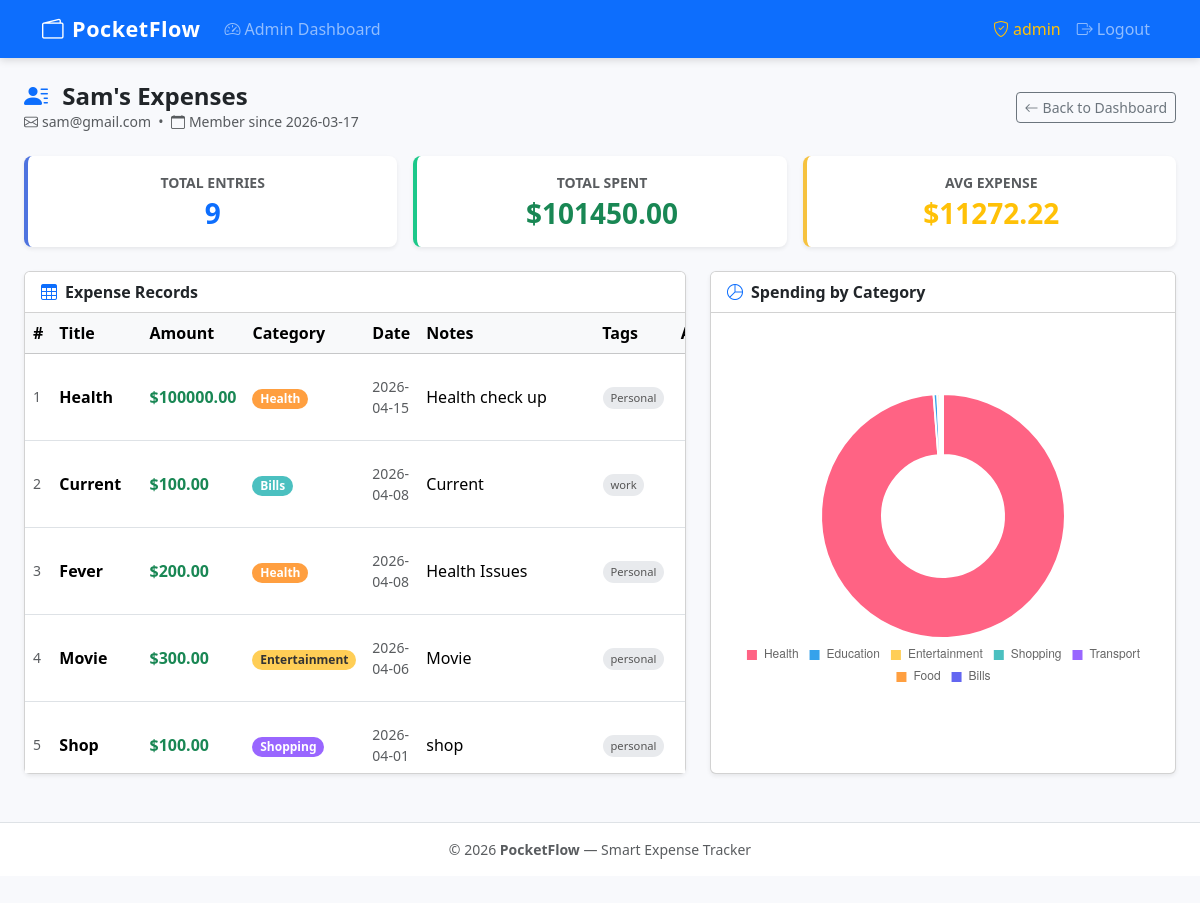
The app's page /admin/user/4 (signed in) with its own data.
### tables this page shows
CREATE TABLE users (
            id            INTEGER PRIMARY KEY AUTOINCREMENT,
            username      TEXT    NOT NULL UNIQUE,
            email         TEXT    NOT NULL UNIQUE,
            password_hash TEXT    NOT NULL,
            is_admin      INTEGER NOT NULL DEFAULT 0,
            created_at    TEXT    NOT NULL DEFAULT (datetime('now'))
        , avatar TEXT NOT NULL DEFAULT '', remember_token TEXT NOT NULL DEFAULT '', remember_token_expiry INTEGER NOT NULL DEFAULT 0);

CREATE TABLE expenses (
            id         INTEGER PRIMARY KEY AUTOINCREMENT,
            user_id    INTEGER NOT NULL,
            title      TEXT    NOT NULL,
            amount     REAL    NOT NULL,
            date       TEXT    NOT NULL,
            category   TEXT    NOT NULL,
            notes      TEXT    NOT NULL DEFAULT '',
            tags       TEXT    NOT NULL DEFAULT '',
            created_at TEXT    NOT NULL DEFAULT (datetime('now')),
            updated_at TEXT    NOT NULL DEFAULT (datetime('now')),
            FOREIGN KEY (user_id) REFERENCES users(id) ON DELETE CASCADE
        );

### app.py (the view)
@app.route('/admin/user/<int:user_id>')
@admin_required
def admin_user_expenses(user_id):
    conn = get_db()
    user = conn.execute(
        'SELECT * FROM users WHERE id = ? AND is_admin = 0', [user_id]
    ).fetchone()
    if not user:
        conn.close()
        flash('User not found.', 'danger')
        return redirect(url_for('admin_dashboard'))
    expenses = conn.execute(
        'SELECT * FROM expenses WHERE user_id = ? ORDER BY date DESC, created_at DESC', [user_id]
    ).fetchall()
    total = conn.execute(
        'SELECT COALESCE(SUM(amount), 0) FROM expenses WHERE user_id = ?', [user_id]
    ).fetchone()[0]
    cat_rows = conn.execute(
        'SELECT category, SUM(amount) AS total FROM expenses WHERE user_id = ? '
        'GROUP BY category ORDER BY total DESC', [user_id]
    ).fetchall()
    conn.close()
    return render_template('admin/user_expenses.html',
        user=user,
        expenses=expenses,
        total=total,
        categories=CATEGORIES,
        cat_labels=[r['category'] for r in cat_rows],
        cat_values=[r['total'] for r in cat_rows],
    )

### app.py (called while the page is built, shortened)
def get_db():
    conn = sqlite3.connect(DATABASE)
    conn.row_factory = sqlite3.Row
    conn.execute('PRAGMA foreign_keys = ON')
    return conn

def admin_required(f):
    @wraps(f)
    def decorated(*args, **kwargs):
        if 'user_id' not in session:
            flash('Please log in to continue.', 'warning')
            return redirect(url_for('login'))
        if not session.get('is_admin'):
            flash('Admin access required.', 'danger')
            return redirect(url_for('dashboard'))
        return f(*args, **kwargs)
    return decorated

@app.before_request
def load_user_from_remember_token():
    if 'user_id' in session:
        return

### templates/admin/user_expenses.html (shortened to what this page needs)
{% extends 'base.html' %}
{% block content %}
<div class="container-fluid px-4">
  <div class="page-header mt-2">
    <div>
      <h2>
        <i class="bi bi-person-lines-fill me-2 text-primary"></i>
        {{ user.username }}'s Expenses
      </h2>
      <p class="text-muted mb-0 small">
        <i class="bi bi-envelope me-1"></i>{{ user.email }}
        &nbsp;&bull;&nbsp;
        <i class="bi bi-calendar me-1"></i>Member since {{ user.created_at[:10] }}
      </p>
    </div>
    <a href="{{ url_for('admin_dashboard') }}" class="btn btn-outline-secondary btn-sm">
      <i class="bi bi-arrow-left me-1"></i>Back to Dashboard
    </a>
  </div>
  <div class="row g-3 mb-4">
    <div class="col-sm-4">
      <div class="card stat-card primary shadow-sm text-center py-3">
        <p class="text-muted small text-uppercase fw-semibold mb-1">Total Entries</p>
        <h3 class="fw-bold text-primary mb-0">{{ expenses|length }}</h3>
      </div>
    </div>
    <div class="col-sm-4">
      <div class="card stat-card success shadow-sm text-center py-3">
        <p class="text-muted small text-uppercase fw-semibold mb-1">Total Spent</p>
        <h3 class="fw-bold text-success mb-0">${{ "%.2f"|format(total) }}</h3>
      </div>
    </div>
    <div class="col-sm-4">
      <div class="card stat-card warning shadow-sm text-center py-3">
        <p class="text-muted small text-uppercase fw-semibold mb-1">Avg Expense</p>
        <h3 class="fw-bold text-warning mb-0">
          ${{ "%.2f"|format(total / expenses|length) if expenses|length > 0 else "0.00" }}
        </h3>
      </div>
    </div>
  </div>
  <div class="row g-4">
    <div class="col-xl-7">
      <div class="card shadow-sm">
        <div class="card-header bg-white fw-semibold">
          <i class="bi bi-table me-2 text-primary"></i>Expense Records
        </div>
        {% if expenses %}
          <div class="table-responsive table-scroll">
            <table class="table table-hover align-middle mb-0">
              <thead class="table-light sticky-top">
                <tr>
                  <th>#</th>
                  <th>Title</th>
                  <th>Amount</th>
                  <th>Category</th>
                  <th>Date</th>
                  <th>Notes</th>
                  <th>Tags</th>
                  <th class="text-center">Actions</th>
                </tr>
              </thead>
              <tbody>
                {% for exp in expenses %}
                <tr>
                  <td class="text-muted small">{{ loop.index }}</td>
                  <td class="fw-semibold">{{ exp.title }}</td>
                  <td class="fw-bold text-success">${{ "%.2f"|format(exp.amount) }}</td>
                  <td>
                    <span class="badge cat-{{ exp.category }} rounded-pill">{{ exp.category }}</span>
                  </td>
                  <td class="text-muted small">{{ exp.date }}</td>
                  <td>
                    {% if exp.notes %}
                      <span class="text-truncate-note" title="{{ exp.notes }}">{{ exp.notes }}</span>
                    {% else %}
                      <span class="text-muted">—</span>
                    {% endif %}
                  </td>
                  <td>
                    {% if exp.tags %}
                      {% for tag in exp.tags.split(',') %}
                        {% if tag.strip() %}
                          <span class="tag-pill">{{ tag.strip() }}</span>
                        {% endif %}
                      {% endfor %}
                    {% else %}
                      <span class="text-muted">—</span>
                    {% endif %}
                  </td>
                  <td class="text-center">
                  </td>
                </tr>
                {% endfor %}
              </tbody>
            </table>
          </div>
        {% else %}
          <div class="card-body text-center text-muted py-5">
            <i class="bi bi-inbox display-4 d-block mb-3 opacity-50"></i>
            This user has no expenses yet!
          </div>
        {% endif %}
      </div>
    </div>
    <div class="col-xl-5">
      <div class="card shadow-sm h-100">
        <div class="card-header bg-white fw-semibold">
          <i class="bi bi-pie-chart me-2 text-primary"></i>Spending by Category
        </div>
        <div class="card-body d-flex align-items-center justify-content-center">
          {% if expenses %}
            <div class="chart-box w-100"><canvas id="pieChart"></canvas></div>
          {% else %}
            <p class="text-muted text-center py-4">No data yet.</p>
          {% endif %}
        </div>
      </div>
    </div>
  </div>
</div>
{% endblock %}
{% block scripts %}
<script>
  initPieChart('pieChart', {{ cat_labels|tojson }}, {{ cat_values|tojson }});
</script>
{% endblock %}

### static/css/style.css (style rules this page uses)
:root { --pf-primary: #4e73df; --pf-success: #1cc88a; --pf-warning: #f6c23e; --pf-danger: #e74a3b; --pf-info: #36b9cc; --pf-secondary: #858796; --pf-bg: #f8f9fc; }
body { background-color: var(--pf-bg); font-family: 'Segoe UI', system-ui, -apple-system, sans-serif; min-height: 100vh; display: flex; flex-direction: column; }
.stat-card { border: none; border-left: 4px solid; border-radius: .5rem; transition: transform .15s, box-shadow .15s; }
.stat-card.primary { border-left-color: var(--pf-primary); }
.stat-card.success { border-left-color: var(--pf-success); }
.stat-card.warning { border-left-color: var(--pf-warning); }
.cat-Entertainment { background-color: #FFCE56 !important; color: #333 !important; }
.cat-Bills { background-color: #4BC0C0 !important; }
.cat-Shopping { background-color: #9966FF !important; }
.cat-Health { background-color: #FF9F40 !important; }
.table-scroll { max-height: 460px; overflow-y: auto; }
.chart-box { position: relative; height: 300px; }
.page-header { display: flex; align-items: center; justify-content: space-between; margin-bottom: 1.5rem; flex-wrap: wrap; gap: .5rem; }
.page-header h2 { margin: 0; font-weight: 700; font-size: 1.5rem; }
.tag-pill { display: inline-block; font-size: .7rem; padding: .15rem .45rem; background: #e8eaed; border-radius: 999px; color: #555; margin: 1px; }
.text-truncate-note { max-width: 160px; display: inline-block; overflow: hidden; white-space: nowrap; text-overflow: ellipsis; vertical-align: bottom; }

### records on screen
users: username "Sam", email "sam@gmail.com", created_at "2026-03-17"
expenses: title "Health", amount "100000.00", category "Health", date "2026-04-15", notes "Health check up", strip "Personal"
expenses: title "Current", amount "100.00", category "Bills", date "2026-04-08", notes "Current", strip "work"
expenses: title "Fever", amount "200.00", category "Health", date "2026-04-08", notes "Health Issues", strip "Personal"
expenses: title "Movie", amount "300.00", category "Entertainment", date "2026-04-06", notes "Movie", strip "personal"
expenses: title "Shop", amount "100.00", category "Shopping", date "2026-04-01", notes "shop", strip "personal"

### other values on screen
{{ session.username }} "admin"
{{ expenses|length }} "9"
{{ "%.2f"|format(total) }} "101450.00"
chart data {{ cat_labels|tojson }} ["Health", "Education", "Entertainment", "Shopping", "Transport", "Food", "Bills"]
chart data {{ cat_values|tojson }} [100200.0, 500.0, 300.0, 150.0, 100.0, 100.0, 100.0]
